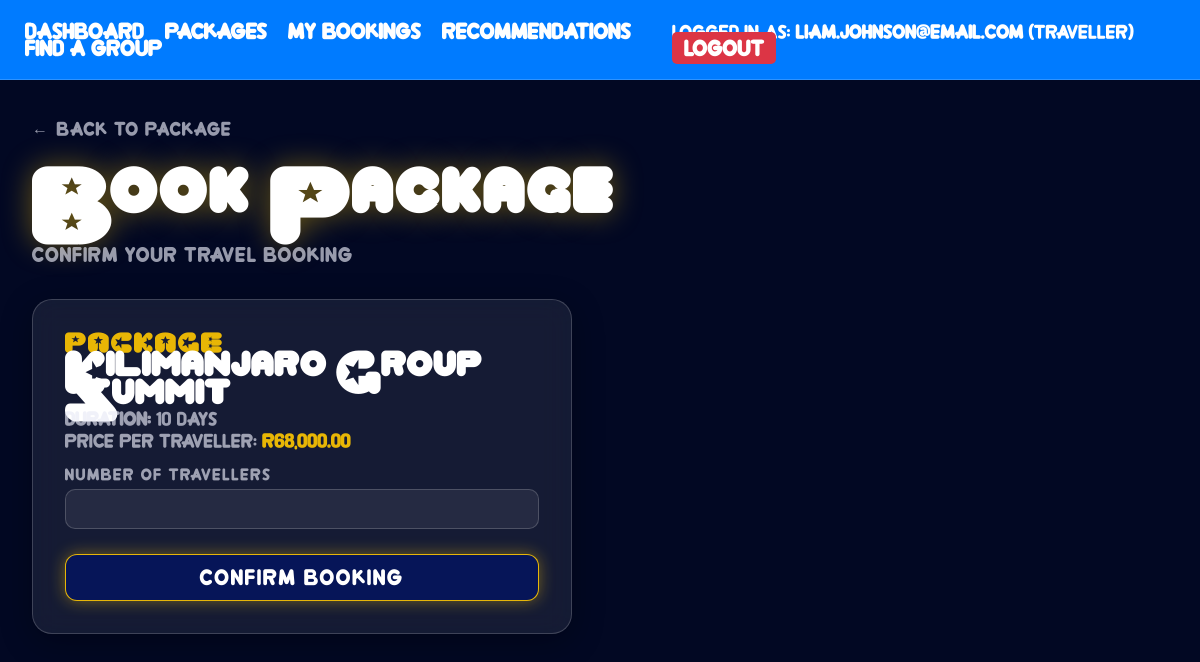
Screenshot of /book_package.php?id=14 (signed in) with the database file from the repository.
### tables this page shows
CREATE TABLE TravelPackage (
    packageID    INT            NOT NULL AUTO_INCREMENT,
    agencyUserID INT            NOT NULL,
    title        VARCHAR(200)   NOT NULL,
    description  TEXT,
    basePrice    DECIMAL(10,2)  NOT NULL CHECK (basePrice >= 0),
    durationDays INT            NOT NULL CHECK (durationDays > 0),
    itinerary    TEXT,
    status       ENUM('active','inactive','draft') DEFAULT 'active',
    startDate    DATE,
    endDate      DATE,
    dateCreated  DATE           NOT NULL DEFAULT (CURDATE()),
    PRIMARY KEY (packageID),
    CONSTRAINT fk_package_agency FOREIGN KEY (agencyUserID)
        REFERENCES TravelAgency(userID) ON DELETE CASCADE
);

### public/book_package.php (the view, shortened to what this page needs)
<?php
require_once "../includes/db.php";
$packageID = intval($_GET["id"]);
$stmt = $pdo->prepare("
    SELECT
        packageID,
        title,
        basePrice,
        durationDays
    FROM TravelPackage
    WHERE packageID = ?
");
$stmt->execute([$packageID]);
$package = $stmt->fetch(PDO::FETCH_ASSOC);
$success = false;
?>
<!DOCTYPE html>
<html lang="en-ZA">
<head>
    <link rel="stylesheet" href="css/style.css">
</head>
<body>
<?php include "../includes/navbar.php"; ?>
<div class="wrapper">
    <div class="page-content">
        <a class="btn-back" href="package_details.php?id=<?php echo htmlspecialchars($packageID); ?>">Back to Package</a>
        <h1 class="page-title">Book Package</h1>
        <p class="page-subtitle">CONFIRM YOUR TRAVEL BOOKING</p>
        <div class="glass-card" style="max-width:540px;">
            <div class="view-manufacturer">Package</div>
            <div class="view-model" style="font-size:1.6rem; margin-bottom:.4rem;">
                <?php echo htmlspecialchars($package["title"]); ?>
            </div>
            <p style="color:var(--text-dim); font-size:14px; margin-bottom:.4rem;">
                <strong>Duration:</strong>
                <?php echo htmlspecialchars($package["durationDays"]); ?> days
            </p>
            <p style="color:var(--text-dim); font-size:14px; margin-bottom:1.2rem;">
                Price per traveller:
                <strong style="color:var(--gold);">
                    R<?php echo number_format($package["basePrice"], 2); ?>
                </strong>
            </p>
            <?php if (!$success): ?>
                <form method="POST" class="auth-form">
                    <div class="form-group">
                        <label for="numTravellers">Number of Travellers</label>
                        <input type="number" id="numTravellers" name="numTravellers" min="1" required>
                    </div>
                    <button type="submit" class="btn-search">Confirm Booking</button>
                </form>
            <?php endif; ?>
        </div>
    </div>
</div>
</body>
</html>

### public/css/style.css (style rules this page uses)
:root { --navy: rgb(6, 21, 88); --navy-light: rgba(6, 21, 88, 0.75); --gold: rgba(255, 200, 0, 0.9); --gold-glow: rgba(255, 200, 0, 0.4); --glass: rgba(255, 255, 255, 0.08); --glass-border: rgba(255, 255, 255, 0.18); --text-light: #e8eaf6; --text-dim: rgba(232, 234, 246, 0.65); --danger: #ff4d6d; --success: #4dd8a0; --font-display: 'Universe', fantasy; --font-body: 'Crew', sans-serif; --font-body: 'Crew', sans-serif; }
*, *::before, *::after { padding: 0; margin: 0; box-sizing: border-box; }
html { scroll-behavior: smooth; }
body { font-family: var(--font-body); color: var(--text-light); background: #020823; }
.wrapper { min-height: 100vh; background: transparent; }
:root { animation: theme-shift 114s linear infinite; }
p, li, label, span, input, select, textarea, button, .view-description, .page-subtitle, .plane-stat, .detail-row, .spec-label, .spec-unit, .flight-duration, .cabin-tag, .filter-checkboxes label, .range-labels, .toggle-row span, .uc-sub { font-family: var(--font-body); }
.page-content { max-width: 1200px; margin: 0 auto; padding: 2.5rem 2rem 4rem; }
.page-title { font-family: var(--font-display); font-size: clamp(1.8rem, 4vw, 2.8rem); color: #fff; margin-bottom: 0.3rem; letter-spacing: 0.04em; text-shadow: 0 0 30px var(--gold-glow); }
.page-subtitle { color: var(--text-dim); font-size: 15px; margin-bottom: 2rem; letter-spacing: 0.06em; }
.glass-card { background: var(--glass); border: 1px solid var(--glass-border); border-radius: 20px; padding: 2rem; backdrop-filter: blur(14px); box-shadow: 0 8px 32px rgba(0,0,0,0.3); }
.form-group { display: flex; flex-direction: column; gap: 0.5rem; }
.form-group label { font-size: 12px; letter-spacing: 0.12em; text-transform: uppercase; color: var(--text-dim); }
.form-group select, .form-group input[type="date"], .form-group input[type="number"], .form-group input[type="text"] { background: rgba(255,255,255,0.07); border: 1px solid var(--glass-border); border-radius: 10px; color: #fff; font-family: var(--font-body); font-size: 15px; padding: 11px 14px; outline: none; transition: border-color 0.3s, box-shadow 0.3s; appearance: none; -webkit-appearance: none; }
.btn-search { grid-column: 1 / -1; background: var(--navy); border: 1px solid var(--gold); color: #fff; font-family: var(--font-body); font-size: 16px; padding: 14px 32px; border-radius: 12px; cursor: pointer; letter-spacing: 0.1em; transition: all 0.3s; text-transform: uppercase; margin-top: 0.5rem; filter: drop-shadow(0 0 8px var(--gold-glow)); }
.btn-back { display: inline-flex; align-items: center; gap: 0.5rem; text-decoration: none; color: var(--text-dim); font-size: 14px; margin-bottom: 1.5rem; transition: color 0.2s; letter-spacing: 0.06em; background: none; border: none; cursor: pointer; font-family: var(--font-body); }
.btn-back::before { content: '←'; font-size: 16px; }
.view-manufacturer { font-size: 12px; letter-spacing: 0.16em; text-transform: uppercase; color: var(--gold); margin-bottom: 0.3rem; }
.view-model { font-family: var(--font-display); font-size: clamp(1.8rem, 4vw, 2.8rem); color: #fff; line-height: 1.1; margin-bottom: 0.8rem; }
.page-title, .hero h1, .hero h2, .view-model, .plane-model, .airport-code, .uc-title, .booking-plane-name, .spec-value, .filters-panel h3, .view-manufacturer, .plane-manufacturer, .fav-ribbon, .booking-route .airport-code { font-family: var(--font-display); }
.form-group input::placeholder, .form-group textarea::placeholder { color: rgba(255,255,255,0.28); }
.auth-card .book-form, .auth-form { display: flex; flex-direction: column; gap: 1.1rem; }
h1, .page-title { line-height: 1.3 !important; letter-spacing: 3px !important; margin-bottom: 1.5rem !important; }
.page-subtitle, .package-card p { line-height: 1.5 !important; margin-top: 0.5rem !important; }

### includes/navbar.php (style rules this page uses)
body { margin: 0; }

### rows the page displays
travelpackage: title "Kilimanjaro Group Summit", durationDays "10", basePrice "68,000.00"

### other values shown
$userEmail "liam.johnson@email.com"
$userRole "traveller"
